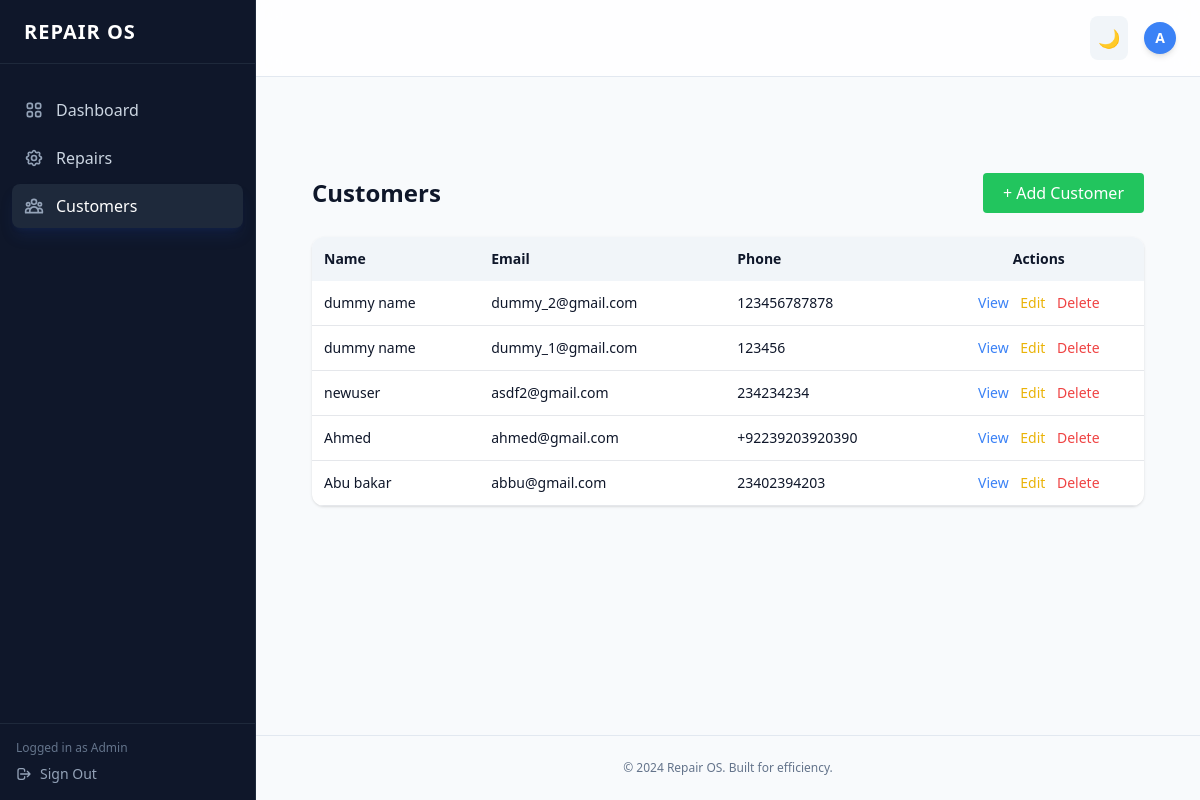
Page /customer/view (signed in) on the earlier database version.
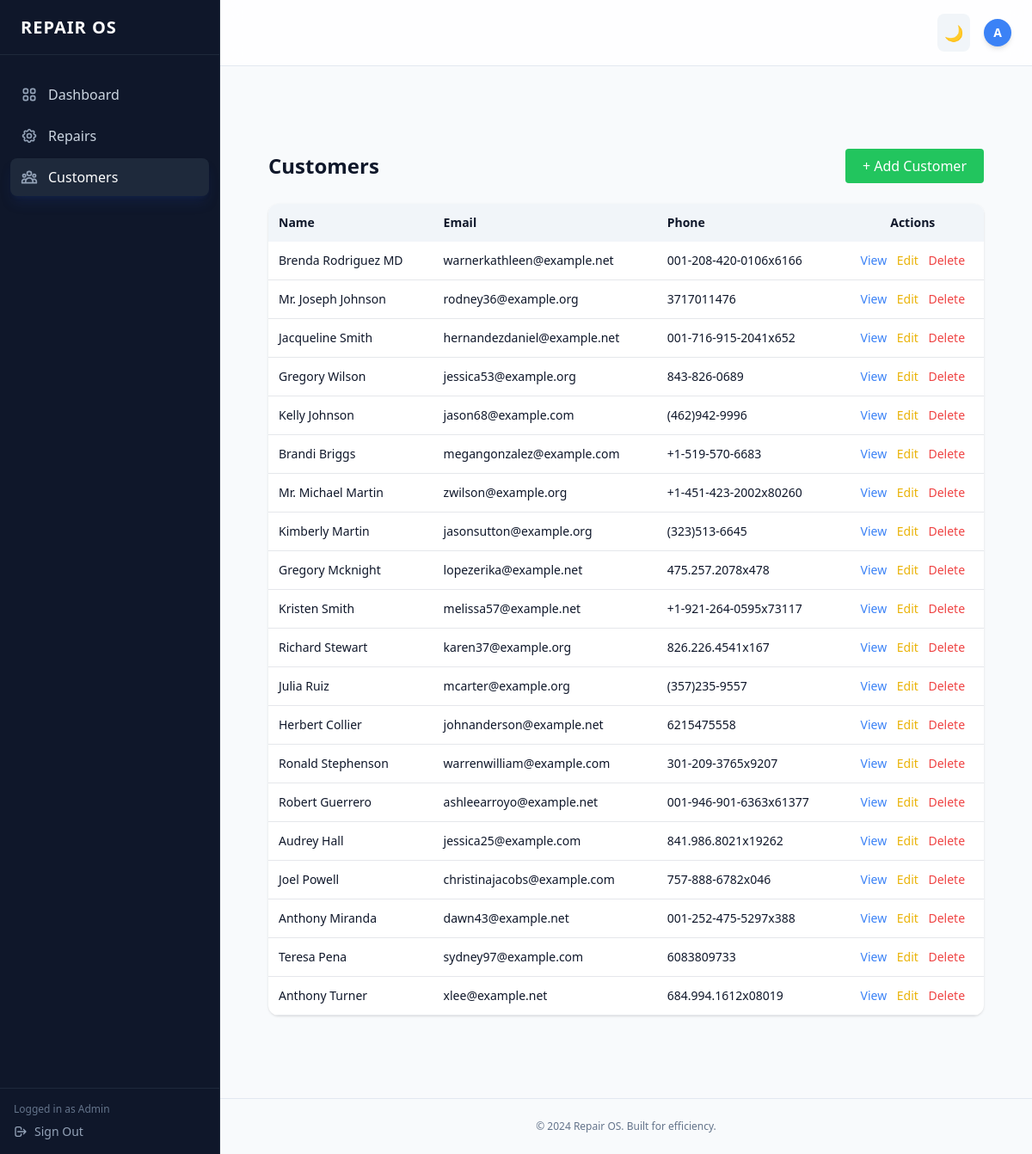
Same page on the later database version.
### app/models/customer.py (models this page shows)
class Customer(db.Model):
    id = db.Column(db.Integer, primary_key=True)
    name = db.Column(db.String(100), nullable=False)
    email = db.Column(db.String(120), unique=True, nullable=True)
    phone = db.Column(db.String(20), nullable=False)
    created_at = db.Column(db.DateTime, server_default=db.func.now())

### app/routes/customer.py (the view)
@customer_bp.route("/view", methods=["GET"])
def view_customers():
    if "user_id" not in session:
        return redirect(url_for("auth.login"))
    customers = Customer.query.all()
    return render_template("customers/list.html", customers=customers)

### app/templates/customers/list.html
{% extends "base.html" %}
{% block content %}
<section class="max-w-6xl mx-auto px-6 py-16">
<div class="flex justify-between items-center mb-6">
    <h2 class="text-2xl font-bold">Customers</h2>
    <a href="{{ url_for('customer.add_customer') }}"
       class="bg-green-500 text-white px-5 py-2 rounded">
        + Add Customer
    </a>
</div>
<div class="bg-white dark:bg-slate-900 shadow rounded-xl overflow-hidden">
<table class="w-full text-sm">
    <thead class="bg-slate-100 dark:bg-slate-800">
        <tr>
            <th class="p-3 text-left">Name</th>
            <th class="p-3 text-left">Email</th>
            <th class="p-3 text-left">Phone</th>
            <th class="p-3 text-center">Actions</th>
        </tr>
    </thead>
    <tbody>
    {% for c in customers %}
        <tr class="border-b dark:border-slate-700">
            <td class="p-3">{{ c.name }}</td>
            <td class="p-3">{{ c.email }}</td>
            <td class="p-3">{{ c.phone }}</td>
            <td class="p-3 text-center space-x-2">
                <a href="{{ url_for('customer.customer_details', id=c.id) }}"
                   class="text-blue-500">View</a>
                <a href="{{ url_for('customer.edit_customer', id=c.id) }}"
                   class="text-yellow-500">Edit</a>
                <form method="post"
                      action="{{ url_for('customer.delete_customer', id=c.id) }}"
                      class="inline"
                      onsubmit="return confirm('Delete customer?')">
                    <button class="text-red-500">Delete</button>
                </form>
            </td>
        </tr>
    {% else %}
        <tr>
            <td colspan="4" class="p-6 text-center text-slate-500">
                No customers found
            </td>
        </tr>
    {% endfor %}
    </tbody>
</table>
</div>
</section>
{% endblock %}

Differences in the rows shown:
removed Customer: name "dummy name", email "dummy_2@gmail.com", phone "123456787878"
removed Customer: name "dummy name", email "dummy_1@gmail.com", phone "123456"
removed Customer: name "newuser", email "asdf2@gmail.com", phone "234234234"
removed Customer: name "Ahmed", email "ahmed@gmail.com", phone "+92239203920390"
removed Customer: name "Abu bakar", email "abbu@gmail.com", phone "23402394203"
added Customer: name "Brenda Rodriguez MD", email "warnerkathleen@example.net", phone "001-208-420-0106x6166"
added Customer: name "Mr. Joseph Johnson", email "rodney36@example.org", phone "3717011476"
added Customer: name "Jacqueline Smith", email "hernandezdaniel@example.net", phone "001-716-915-2041x652"
added Customer: name "Gregory Wilson", email "jessica53@example.org", phone "843-826-0689"
added Customer: name "Kelly Johnson", email "jason68@example.com", phone "(462)942-9996"
added Customer: name "Brandi Briggs", email "megangonzalez@example.com", phone "+1-519-570-6683"
added Customer: name "Mr. Michael Martin", email "zwilson@example.org", phone "+1-451-423-2002x80260"
added Customer: name "Kimberly Martin", email "jasonsutton@example.org", phone "(323)513-6645"
added Customer: name "Gregory Mcknight", email "lopezerika@example.net", phone "475.257.2078x478"
added Customer: name "Kristen Smith", email "melissa57@example.net", phone "+1-921-264-0595x73117"
added Customer: name "Richard Stewart", email "karen37@example.org", phone "826.226.4541x167"
added Customer: name "Julia Ruiz", email "mcarter@example.org", phone "(357)235-9557"
added Customer: name "Herbert Collier", email "johnanderson@example.net", phone "6215475558"
added Customer: name "Ronald Stephenson", email "warrenwilliam@example.com", phone "301-209-3765x9207"
added Customer: name "Robert Guerrero", email "ashleearroyo@example.net", phone "001-946-901-6363x61377"
added Customer: name "Audrey Hall", email "jessica25@example.com", phone "841.986.8021x19262"
added Customer: name "Joel Powell", email "christinajacobs@example.com", phone "757-888-6782x046"
added Customer: name "Anthony Miranda", email "dawn43@example.net", phone "001-252-475-5297x388"
added Customer: name "Teresa Pena", email "sydney97@example.com", phone "6083809733"
added Customer: name "Anthony Turner", email "xlee@example.net", phone "684.994.1612x08019"
